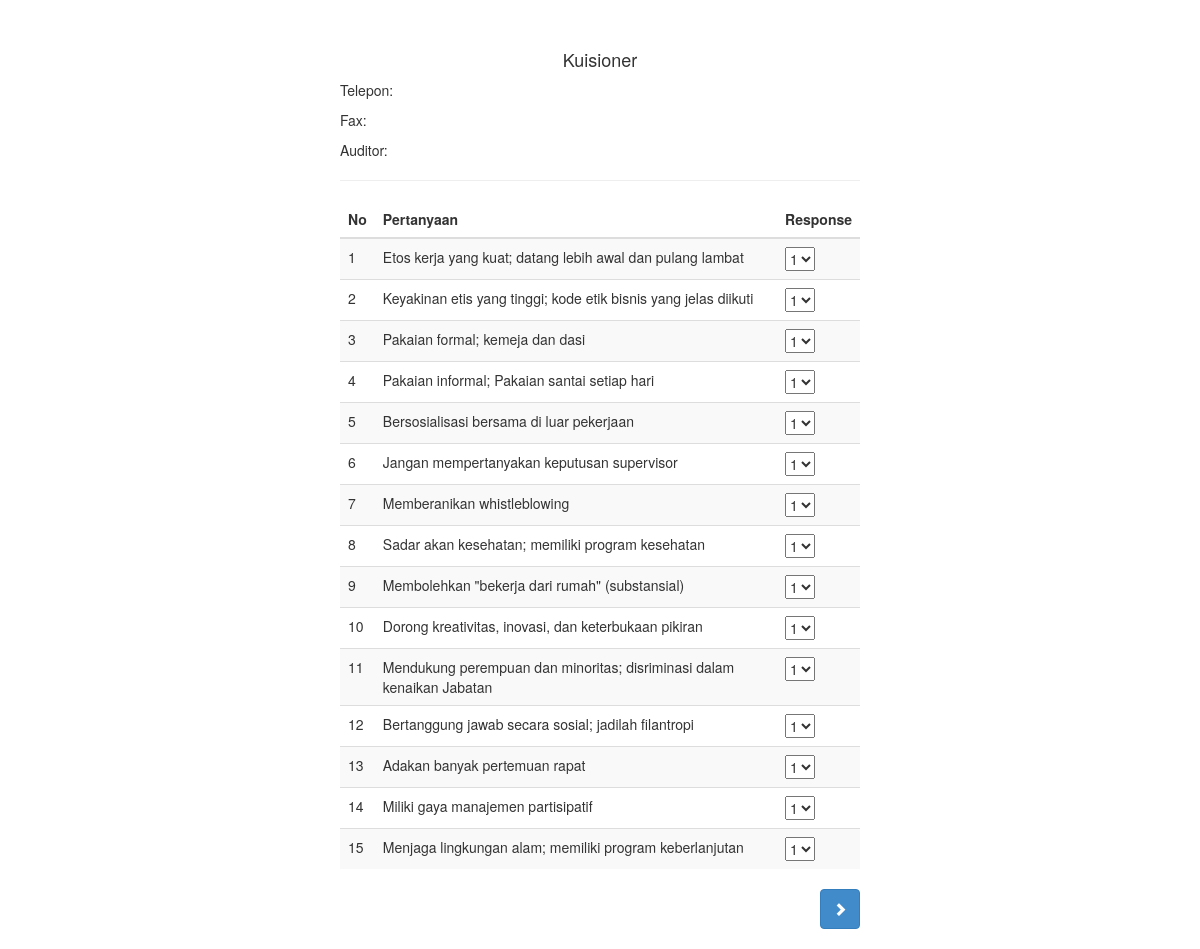
The page /kuisioner1.php on the database its author committed.
### tables this page shows
CREATE TABLE `tbl_pertanyaan` (
  `id_pertanyaan` int(11) NOT NULL,
  `pertanyaan` text NOT NULL,
  `id_domain` varchar(50) DEFAULT NULL,
  `id_subdomain` varchar(50) DEFAULT NULL,
  `id_subsubdomain` varchar(50) DEFAULT NULL
);

### kuisioner1.php (the view, shortened to what this page needs)
<?php
  require_once('koneksi.php');
  $id = mysqli_real_escape_string($db,$_GET['id']);
  $sql = "SELECT * from tbl_pengguna where id_pengguna = '$id' ";
  $result = mysqli_query($db,$sql);
  $row = mysqli_fetch_array($result,MYSQLI_ASSOC);
  $no = 1;
  $sql = "SELECT * FROM tbl_pertanyaan where id_pertanyaan >=1 and id_pertanyaan <=15";
  $result = mysqli_query($db,$sql);
?>
<!DOCTYPE html>
<html lang="en">
  <head>
    <link rel="stylesheet" href="https://maxcdn.bootstrapcdn.com/bootstrap/3.4.0/css/bootstrap.min.css">
    <link href="bootstrap.min.css" rel="stylesheet">
    <link href="dashboard.css" rel="stylesheet">
  </head>
  <body>
    <div class="container-fluid">
      <div class="row">
        <div class="col-sm-9 col-sm-offset-3 col-md-6 col-md-offset-3 main">
          <div class="sub-header">
            <h4 style="text-align: center;">Kuisioner <?php echo $row['nama_perusahaan'];?></h4>
            <p>Telepon: <?php echo $row['telp_perusahaan'];?></p>
            <p>Fax: <?php echo $row['fax_perusahaan'];?></p>
            <p>Auditor: <?php echo $row['nama_auditor'];?></p>
          </div>
          <div class="table-responsive">
            <br>
            <form method="post" action="kuisioner2.php?id=<?php echo $id;?>">
              <table class="table table-striped">
               <thead>
                  <tr>
                    <th>No</th>
                    <th>Pertanyaan</th>
                    <th>Response</th>
                  </tr>
                </thead>
                <tbody>
                  <?php
                  $satu = 1;
                    while($tampil = mysqli_fetch_array($result,MYSQLI_ASSOC)){
                  ?>
                  <tr>
                    <td><?php echo $no++;?></td>
                    <td><?php echo $tampil['pertanyaan']?></td>
                    <td>
                      <select name="dom1[]">
                        <option value="<?php echo $satu;?>">1</option>
                      </select>
                    </td>
                  </tr>
                  <?php
                    }
                  ?>
                </tbody>
               </table>
              <div style="float: right;">
                <button style="float: right; height:40px;" type="submit" class="btn btn-primary" name="submit"><span class="glyphicon glyphicon-chevron-right"></span></button>
              </div>
            </form>
          </div>
        </div>
      </div>
    </div>
  </body>
</html>

### dashboard.css (style rules this page uses)
body { padding-top: 20px; }
.sub-header { padding-bottom: 10px; border-bottom: 1px solid #eee; }
.main { padding: 20px; }
@media (min-width: 768px) { .main { padding-right: 40px; padding-left: 40px; } }

### rows shown on the page
tbl_pertanyaan: pertanyaan "Etos kerja yang kuat; datang lebih awal dan pulang lambat"
tbl_pertanyaan: pertanyaan "Keyakinan etis yang tinggi; kode etik bisnis yang jelas diikuti"
tbl_pertanyaan: pertanyaan "Pakaian formal; kemeja dan dasi"
tbl_pertanyaan: pertanyaan "Pakaian informal; Pakaian santai setiap hari"
tbl_pertanyaan: pertanyaan "Bersosialisasi bersama di luar pekerjaan"
tbl_pertanyaan: pertanyaan "Jangan mempertanyakan keputusan supervisor"
tbl_pertanyaan: pertanyaan "Memberanikan whistleblowing"
tbl_pertanyaan: pertanyaan "Sadar akan kesehatan; memiliki program kesehatan"
tbl_pertanyaan: pertanyaan "Membolehkan \"bekerja dari rumah\" (substansial)"
tbl_pertanyaan: pertanyaan "Dorong kreativitas, inovasi, dan keterbukaan pikiran"
tbl_pertanyaan: pertanyaan "Mendukung perempuan dan minoritas; disriminasi dalam kenaikan Jabatan"
tbl_pertanyaan: pertanyaan "Bertanggung jawab secara sosial; jadilah filantropi"
tbl_pertanyaan: pertanyaan "Adakan banyak pertemuan rapat"
tbl_pertanyaan: pertanyaan "Miliki gaya manajemen partisipatif"
tbl_pertanyaan: pertanyaan "Menjaga lingkungan alam; memiliki program keberlanjutan"
